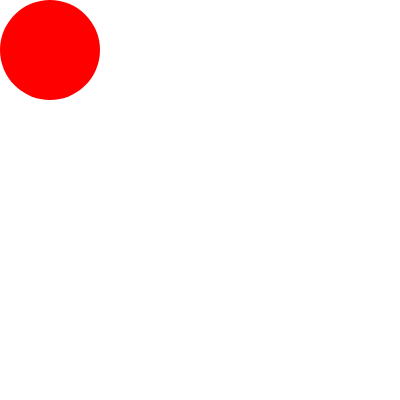
Frame 1 (no input)
Frame 2 (the mouse pressed at the canvas centre, redrawn once): identical to frame 1, image omitted

The p5.js sketch that drew this single still picture (run headless with seeded random() and noise() and a simulated clock; the mouse was pressed at the canvas centre and the sketch redrawn once):

// p5.js sketch
// ── sketch.js
// Step 1: Basic setup - draws a single red circle
// This is the p5.js equivalent of looping-pattern-step1.py

function setup() {
  // Create a 400x400 pixel canvas
  createCanvas(400, 400);

  // Draw only once, not continuously
  noLoop();
}

function draw() {
  // Set background to white
  background(255);

  // Draw a red circle
  fill(255, 0, 0);  // RGB: red
  noStroke();

  // Draw circle at position (50, 50) with diameter 100
  ellipse(50, 50, 100, 100);
}
